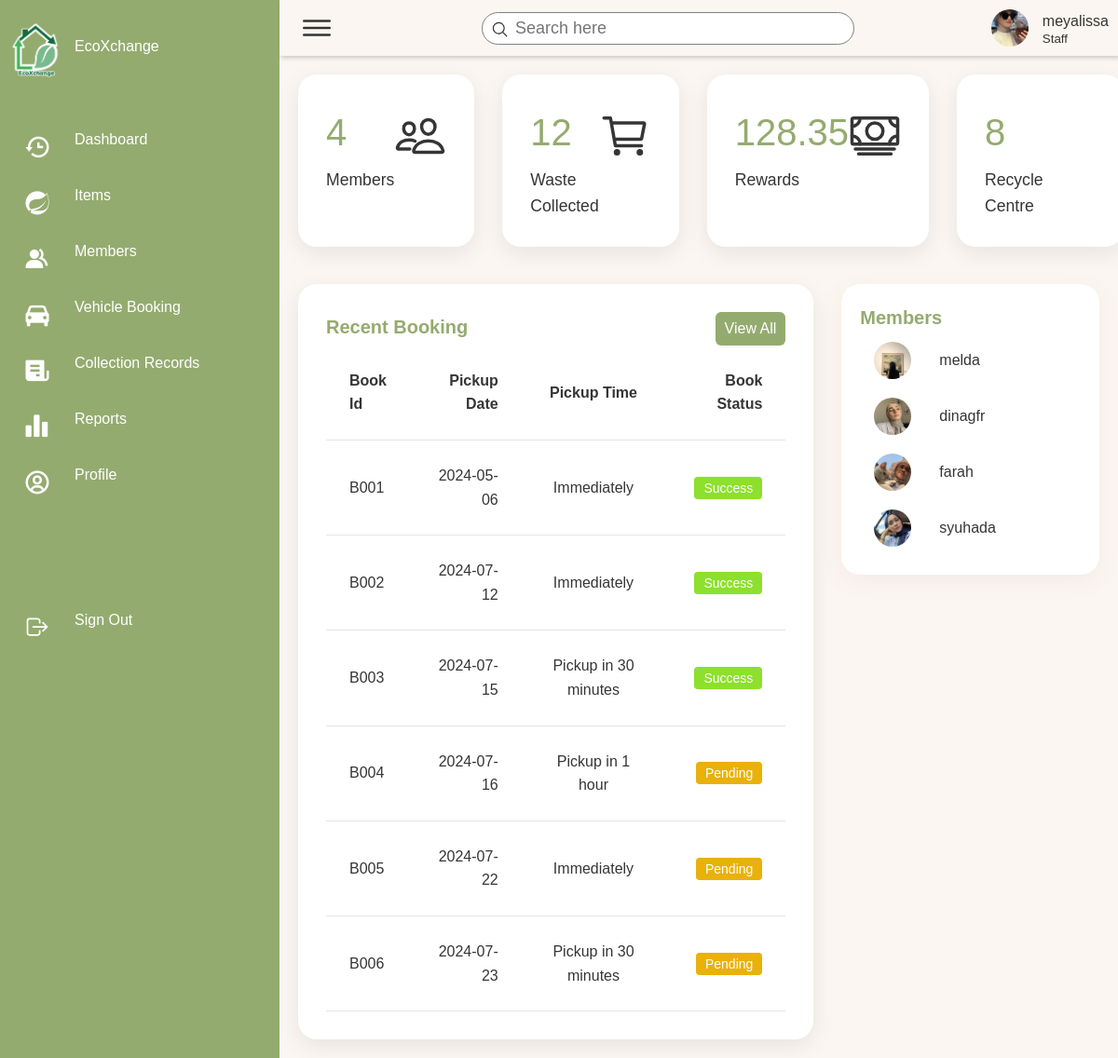
Screenshot of /EcoXchange/pages/dashboard-1.php (signed in) with the database file from the repository.
### tables this page shows
CREATE TABLE `staff` (
  `staff_ID` varchar(10) NOT NULL,
  `staff_username` varchar(20) NOT NULL,
  `staff_password` varchar(20) NOT NULL,
  `staff_first_name` varchar(30) NOT NULL,
  `staff_last_name` varchar(30) NOT NULL,
  `staff_contact_no` varchar(12) NOT NULL,
  `staff_email` varchar(30) NOT NULL,
  `category` varchar(30) NOT NULL,
  `staff_pict` varchar(255) NOT NULL
);

CREATE TABLE `booking` (
  `book_ID` varchar(10) NOT NULL,
  `vehicle_type` varchar(12) NOT NULL,
  `pickup_date` date NOT NULL,
  `pickup_time` varchar(30) NOT NULL,
  `deposit_receipt` varchar(255) NOT NULL,
  `deposit_status` varchar(15) NOT NULL,
  `book_status` varchar(15) NOT NULL,
  `address_ID` varchar(10) NOT NULL,
  `cust_ID` varchar(10) NOT NULL
);

CREATE TABLE `customer` (
  `cust_ID` varchar(10) NOT NULL,
  `cust_username` varchar(20) NOT NULL,
  `cust_password` varchar(20) NOT NULL,
  `cust_first_name` varchar(30) NOT NULL,
  `cust_last_name` varchar(30) NOT NULL,
  `cust_contact_no` varchar(12) NOT NULL,
  `cust_email` varchar(30) NOT NULL,
  `cust_pict` varchar(255) NOT NULL,
  `bank_id` varchar(10) DEFAULT NULL
);

### EcoXchange/includes/fetchUserData.php (called while the page is built, shortened)
<?php
include("dbconn.php");
$username = $_SESSION['username'];
$role = $_SESSION['role'];
if ($role === 'Staff') {
    $sql = "SELECT * FROM staff WHERE staff_username = '$username'";
} elseif ($role === 'Customer') {
    $sql = "SELECT * FROM customer WHERE cust_username = '$username'";
} else {
    header("Location: ../pages/Login.php");
    exit();
}
$query = mysqli_query($dbconn, $sql) or die("Error: " . mysqli_error($dbconn));
$user = mysqli_fetch_assoc($query);
$name = $user["staff_username"] ?? $user["cust_username"];
$image = $user["staff_pict"] ?? $user["cust_pict"];
?>

### EcoXchange/pages/dashboard-1.php (the view, shortened to what this page needs)
<?php
include('../includes/dbconn.php');
include('../includes/fetchUserData.php');
?>
<!DOCTYPE html>
<html lang="en">
<head>
    <link href="https://unpkg.com/boxicons@2.0.7/css/boxicons.min.css" rel="stylesheet" />
    <link rel="stylesheet" href="../style/dashboard-1.css">
</head>
<body>
    <div class="container">
        <?php include('sidebar-1.php'); ?>
        <div class="main">
            <?php include('header.php'); ?>
        <div class="cardBox">
            <?php
                include("../includes/dbconn.php");
                $sql = "SELECT
                        (SELECT COUNT(*) FROM customer) as total_members,
                        (SELECT SUM(total_amount) FROM collection_record) as rewards,
                        (SELECT COUNT(*) FROM collection_record) as total_collection_record";
                $query = mysqli_query($dbconn, $sql);
                if ($query) {
                    $data = mysqli_fetch_assoc($query);
                } else {
                    $data = [
                        'total_members' => 0,
                        'total_collection_record' => 0
                    ];
                }
            ?>
            <div class="card">
                <div>
                    <div class="numbers"><?php echo $data['total_members']; ?></div>
                    <div class="cardName">Members</div>
                </div>
                <div class="iconBx">
                    <ion-icon name="people-outline"></ion-icon>
                </div>
            </div>
            <div class="card">
                <div>
                    <div class="numbers"><?php echo $data['total_collection_record']; ?></div>
                    <div class="cardName">Waste Collected</div>
                </div>
                <div class="iconBx">
                    <ion-icon name="cart-outline"></ion-icon>
                </div>
            </div>
            <div class="card">
                <div>
                    <div class="numbers"><?php echo $data['rewards']; ?></div>
                    <div class="cardName">Rewards</div>
                </div>
                <div class="iconBx">
                    <ion-icon name="cash-outline"></ion-icon>
                </div>
            </div>
            <div class="card">
                <div>
                    <div class="numbers">8</div>
                    <div class="cardName">Recycle Centre</div>
                </div>
                <div class="iconBx">
                    <ion-icon name="outlet-outline"></ion-icon>
                </div>
            </div>
        </div>
            <div class="details">
                <div class="recentOrders">
                    <div class="cardHeader">
                        <h2>Recent Booking</h2>
                        <a href="VehicleBooking.php" class="btn">View All</a>
                    </div>
                    <?php
                        include("../includes/dbconn.php");
                        $sql = "SELECT * FROM booking";
                        $query = mysqli_query($dbconn, $sql);
                        $num_rows = mysqli_num_rows($query);
                        if($num_rows == 0){
                            echo "No item found";
                        } else {
                            echo '<table class="table">';
                            echo "<thead>";
                            echo"<tr>";
                            echo"<td>Book Id</td>";
                            echo"<td>Pickup Date</td>";
                            echo"<td>Pickup Time</td>";
                            echo"<td>Book Status</td>";
                            echo"</tr>";
                            echo "</thead>";
                            while($row = mysqli_fetch_array($query)){
                                echo "<tbody>";
                                echo"<tr>";
                                echo"<td>".$row["book_ID"]."</td>";
                                echo"<td>".$row["pickup_date"]."</td>";
                                echo"<td>".$row["pickup_time"]."</td>";
                                echo"<td> <button id=btnstat class='";
                                    if($row["book_status"] == 'success') {
                                        echo "success";
                                    } elseif ($row["book_status"] == 'pending'){
                                        echo "pending";
                                    } elseif ($row["book_status"] == 'inProgress'){
                                        echo "inProgress";
                                    } else {
                                        echo "cancel";
                                    }
                                    echo "'>";
                                    if($row["book_status"] == 'success') {
                                        echo 'Success';
                                    } elseif ($row["book_status"] == 'pending'){
                                        echo 'Pending';
                                    } elseif ($row["book_status"] == 'inProgress'){
                                        echo 'In Progress';
                                    } else {
                                        echo 'Cancel';
                                    }
                                    echo "</button></td>";
                                echo"</tr>";
                                echo "</tbody>";
                            }
                            echo '</table>';
                        }
                    ?>
                </div>
                <div >
                <div class="recentCustomers">
                    <div class="cardHeader">
                        <h2>Members</h2>
                    </div>
                    <table>
                    <?php
                    include("../includes/dbconn.php");
                    $sql = "SELECT * FROM customer";
                    $query = mysqli_query($dbconn, $sql);
                    $num_rows = mysqli_num_rows($query);
                    if ($num_rows > 0) {
                        while ($row = mysqli_fetch_array($query)) {
                            echo '<tr>';
                            echo '<td width="30px">';
                            echo '<div class="imgBx"><img src="' . $row["cust_pict"] . '" alt=""></div>';
                            echo '</td>';
                            echo '<td>';
                            echo '<h4>' . $row["cust_username"] . '</h4>';
                            echo '</td>';
                            echo '</tr>';
                        }
                    } else {
                        echo '<tr><td colspan="2">No members found</td></tr>';
                    }
                    ?>
                    </table>
                </div>
                </div >
            </div>
</body>
</html>

### EcoXchange/pages/sidebar-1.php (shortened to what this page needs)
<div class="navigation">
            <ul>
                <li class = "comp-name">
                    <a href="#">
                        <span class="icon">
                            <img src="../images/logo-white-border.png" class="sidebar-logo" />
                        </span>
                        <span class="title">EcoXchange</span>
                    </a>
                </li>
                <li class="active" >
                    <a href="dashboard-1.php">
                        <span class="icon">
                            <i class='bx bx-history'></i>
                        </span>
                        <span class="title">Dashboard</span>
                    </a>
                </li>
                <li>
                    <a href="items-1.php">
                        <span class="icon">
                            <i class='bx bxl-spring-boot'></i>
                        </span>
                        <span class="title">Items</span>
                    </a>
                </li>
                <li>
                    <a href="Members.php">
                        <span class="icon">
                            <i class='bx bxs-group'></i>
                        </span>
                        <span class="title">Members</span>
                    </a>
                </li>
                <li>
                    <a href="VehicleBooking.php">
                        <span class="icon">
                            <i class='bx bxs-car'></i>
                        </span>
                        <span class="title">Vehicle Booking</span>
                    </a>
                </li>
                <li>
                    <a href="records.php">
                        <span class="icon">
                            <i class='bx bxs-receipt'></i>
                        </span>
                        <span class="title">Collection Records</span>
                    </a>
                </li>
                <li class="dropdown">
                    <a href="javascript:void(0);" onclick="toggleDropdown()">
                        <span class="icon">
                            <i class='bx bxs-bar-chart-alt-2'></i>
                        </span>
                        <span class="title">Reports</span>
                    </a>
                </li>
                <li>
                    <a href="profile-1.php">
                        <span class="icon">
                            <i class='bx bx-user-circle'></i>
                        </span>
                        <span class="title">Profile</span>
                    </a>
                </li>
                <li class="sign-out">
                    <a href="../includes/logout.inc.php">
                        <span class="icon">
                            <ion-icon name="log-out-outline"></ion-icon>
                        </span>
                        <span class="title">Sign Out</span>
                    </a>
                </li>
            </ul>
        </div>

### EcoXchange/pages/header.php
<div class="topbar">
    <div class="toggle">
        <ion-icon name="menu-outline"></ion-icon>
    </div>
    <div class="search">
        <label>
            <input type="text" placeholder="Search here">
            <ion-icon name="search-outline"></ion-icon>
        </label>
    </div>
    <div class="user">
        <img src="<?php echo $image; ?>" alt="">
        <div class="info">
            <p><?php echo $name; ?></p>
            <small><?php echo $role; ?></small>
        </div>
    </div>
</div>

### EcoXchange/style/dashboard-1.css (style rules this page uses)
.cardBox { position: relative; width: 100%; padding: 20px; display: grid; grid-template-columns: repeat(4, 1fr); grid-gap: 30px; }
.cardBox .card { position: relative; background: var(--white-color); padding: 30px; border-radius: 20px; display: flex; justify-content: space-between; cursor: pointer; box-shadow: 0 7px 25px rgba(0, 0, 0, 0.08); }
.cardBox .card .numbers { position: relative; font-weight: 500; font-size: 2.5rem; color: var(--primary-color); }
.cardBox .card .cardName { color: var(--black2); font-size: 1.1rem; margin-top: 5px; }
.cardBox .card .iconBx { font-size: 3.5rem; color: var(--black2); }
.details { position: relative; width: 100%; padding: 20px; display: grid; grid-template-columns: 2fr 1fr; grid-gap: 30px; }
.details .recentOrders { position: relative; display: grid; min-height: 500px; background: var(--white-color); padding: 30px; box-shadow: 0 7px 25px rgba(0, 0, 0, 0.08); border-radius: 20px; }
.details .cardHeader { display: flex; justify-content: space-between; align-items: flex-start; }
.cardHeader h2 { font-size: 20px; font-weight: 600; color: var(--primary-color); }
.cardHeader .btn { position: relative; padding: 5px 10px; background: var(--primary-color); text-decoration: none; color: var(--white-color); border-radius: 6px; }
.details table { width: 100%; border-collapse: collapse; }
.details table thead td { font-weight: 600; }
.details .recentOrders table tr { color: var(--dark-color); border-bottom: 1px solid rgba(0, 0, 0, 0.1); }
.details .recentOrders table tr td { padding: 25px; }
.details .recentOrders table tr td:last-child { text-align: end; }
.details .recentOrders table tr td:nth-child(2) { text-align: end; }
.details .recentOrders table tr td:nth-child(3) { text-align: center; }
#btnstat { color: var(--white-color); }
.success { padding: 4px 10px; background: #8de02c; border:0; border-radius: 4px; font-size: 14px; font-weight: 500; }
.pending { padding: 4px 10px; background: #e9b10a; border:0; border-radius: 4px; font-size: 14px; font-weight: 500; }
.recentCustomers { position: relative; display: grid; height:auto; padding: 20px; background: var(--white-color); box-shadow: 0 7px 25px rgba(168, 98, 98, 0.08); border-radius: 20px; }
.recentCustomers .imgBx { position: relative; width: 40px; height: 40px; border-radius: 30px; overflow: hidden; }
.recentCustomers .imgBx img { position: absolute; top: 0; left: 0; width: 100%; height: 100%; object-fit: cover; }
.recentCustomers table tr td { padding: 10px 15px; }
.recentCustomers table tr td h4 { font-size: 16px; font-weight: 500; }

### EcoXchange/style/style.css (style rules this page uses)
:root { --background-color: #FBF6F1; --primary-color: #94AB6F; --dark-prim-color: #6e854a; --secondary-color: #136B40; --white-color: #fff; --dark-color: #353535; --black-color: black; --text-grey: grey; --body-font: "Poppins", sans-serif, "Martel"; --biggest-font-size: 4.5rem; --h1-font-size: 2.5rem; --h2-font-size: 1.5rem; --h3-font-size: 1.25rem; --normal-font-size: 1rem; --small-font-size: 0.875rem; --smaller-font-size: 0.813rem; --font-medium: 400; --font-semi-bold: 600; --font-bold: 700; --mb-1: 0.5rem; --mb-2: 1rem; --mb-3: 1.5rem; --mb-4: 2rem; --mb-5: 2.5rem; --mb-6: 3rem; --z-normal: 1; --z-tooltip: 10; --z-fixed: 100; --screen-size: 80vh; --padding-size: 4rem 0 2rem; }
html { scroll-behavior: smooth; }
* { text-decoration: none; list-style: none; }
body { margin: var(--header-height) 0 0 0; font-family: var(--body-font); font-size: var(--normal-font-size); font-weight: var(--font-medium); background-color: var(--background-color); color: var(--dark-color); line-height: 1.6; }

### EcoXchange/pages/sidebar-1.php (style rules this page uses)
.dropdown { position: relative; display: inline-block; }

### rows the page displays
staff: staff_pict (picture), staff_username "meyalissa"
booking: book_ID "B001", pickup_date "2024-05-06", pickup_time "Immediately", book_status "Success"
booking: book_ID "B002", pickup_date "2024-07-12", pickup_time "Immediately", book_status "Success"
booking: book_ID "B003", pickup_date "2024-07-15", pickup_time "Pickup in 30 minutes", book_status "Success"
booking: book_ID "B004", pickup_date "2024-07-16", pickup_time "Pickup in 1 hour", book_status "Pending"
booking: book_ID "B005", pickup_date "2024-07-22", pickup_time "Immediately", book_status "Pending"
booking: book_ID "B006", pickup_date "2024-07-23", pickup_time "Pickup in 30 minutes", book_status "Pending"
customer: cust_pict (picture), cust_username "melda"
customer: cust_pict (picture), cust_username "dinagfr"
customer: cust_pict (picture), cust_username "farah"
customer: cust_pict (picture), cust_username "syuhada"

### other values shown
$role "Staff"
$data['total_members'] "4"
$data['total_collection_record'] "12"
$data['rewards'] "128.35"
